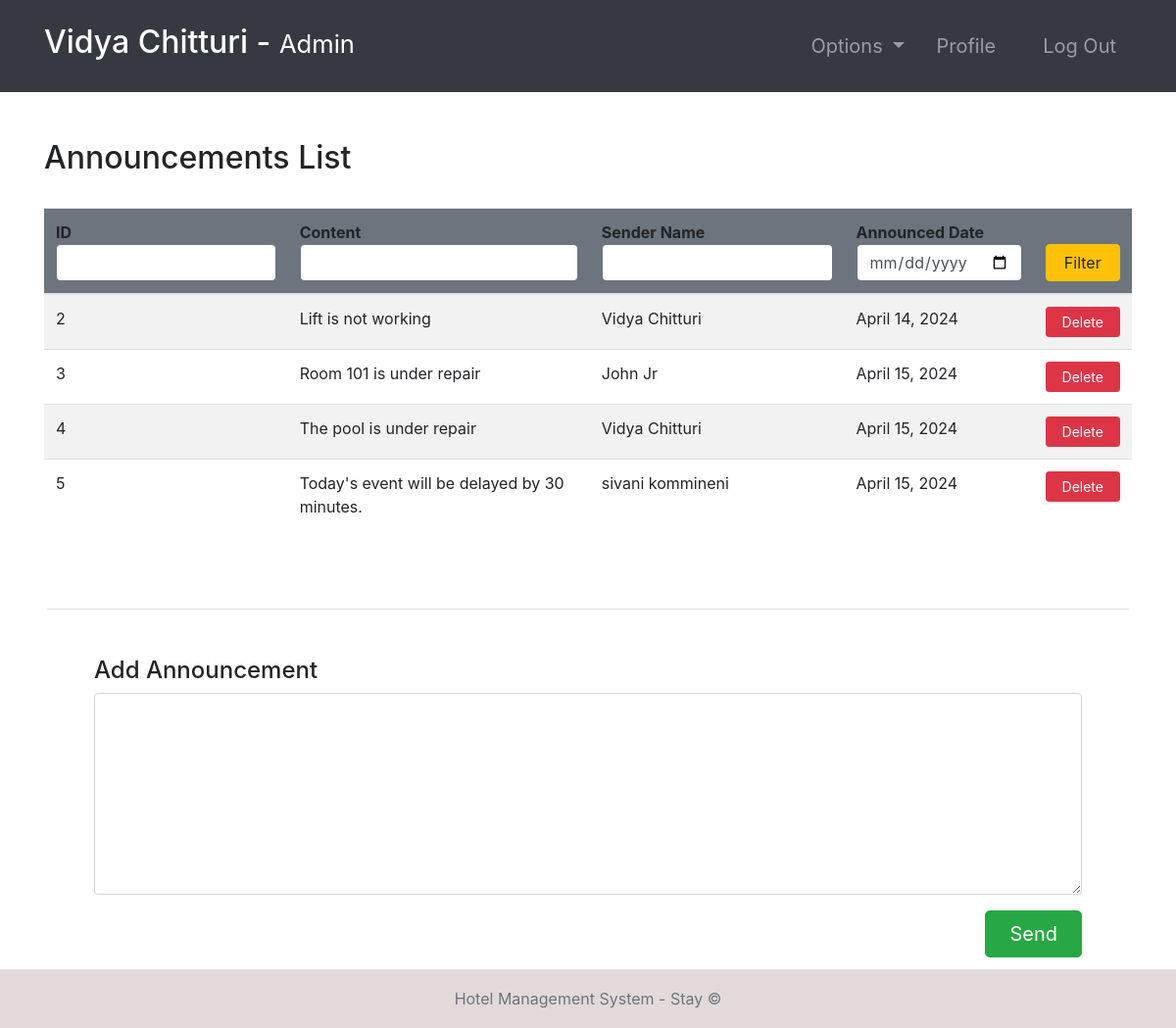
The page /announcements/ (signed in) on the database its author committed.
### hotel/models.py (models this page shows, shortened)
class Announcement(models.Model):
    content = models.TextField()
    sender = models.ForeignKey(Employee, null=True, on_delete=models.CASCADE)
    date = models.DateField(default=timezone.now)

### accounts/models.py (models this page shows, shortened)
class Employee(models.Model):
    user = models.OneToOneField(User, null=True, on_delete=models.CASCADE)
    phoneNumber = PhoneNumberField(unique=True)
    salary = models.FloatField()

### hotel/views.py (the view, shortened to what this page needs)
# urls.py: path('announcements/', announcements, name="announcements"),
@ login_required(login_url='login')
def announcements(request):
    role = str(request.user.groups.all()[0])
    path = role + "/"
    announcements = Announcement.objects.all()
    context = {
        "role": role,
        'announcements': announcements
    }
    return render(request, path + "announcements.html", context)

### Templates/admin/announcements.html
{% extends '../index.html' %}
{% block context %}
{% include '../common_pages/authorized-announcements.html' %}
{% endblock %}

### Templates/incs/nav.html (shortened to what this page needs)
<nav class="navbar navbar-dark bg-dark navbar-expand-lg py-3 " role="navigation">
    <div class="container">
        <a href="" class="navbar-brand">
            <h2 class="text-capitalize">
                {{ request.user.first_name }} {{ request.user.last_name }} -
                <small>
                    {{ role }}
                </small>
            </h2>
        </a>
        <div class="collapse navbar-collapse" id="navbarTags">
            <ul class="navbar-nav ml-auto">
                <li class="nav-item dropdown p-2">
                    <a class="nav-link dropdown-toggle" href="#" id="navbarDropdown" role="button"
                        data-toggle="dropdown" aria-haspopup="true" aria-expanded="false">
                        Options
                    </a>
                </li>
                <li class="nav-item mr-3 p-2">
                    {% if role == 'staff' or role == 'receptionist' or role == 'admin' or role == 'manager' %}
                    <a href="{% url 'employee-profile' user.id %}" class="nav-link">Profile</a>
                    {% endif %}
                </li>
                <li class="nav-item p-2 ">
                    <a href="{% url 'logout' %}" class="nav-link">Log Out</a>
                </li>
            </ul>
        </div>
    </div>
</nav>

### Templates/common_pages/authorized-announcements.html (shortened to what this page needs)
<div class="container py-5">
    <div class="table-header row">
        <div class="col-sm-12 col-md-12 col-lg-4 mb-4">
            <h2>Announcements List</h2>
        </div>
    </div>
    <table class="table table-hover table-striped">
        <thead class="bg-secondary rounded">
            <tr>
                <form action="" method="POST">
                    <th>ID<input type="number" name="id" value="{{id}}" class="form-control border border-secondary">
                    </th>
                    <th>Content<input type="text" name="content" value="{{content}}"
                            class="form-control border border-secondary"></th>
                    <th>Sender Name<input type="text" name="name" value="{{name}}"
                            class="form-control border border-secondary"></th>
                    <th>Announced Date<input type="date" class="form-control border border-secondary" name="date"
                            value="{{date}}"></th>
                    <th><button type="submit" name="filter" class="btn btn-warning w-100">Filter</button></th>
                </form>
            </tr>
        </thead>
        <tbody>
            {% for announcement in announcements %}
            <tr>
                <td>{{announcement.id}}</td>
                <td>{{announcement.content}}</td>
                <td>{{announcement.sender.user.first_name}} {{announcement.sender.user.last_name}}</td>
                <td>{{announcement.date}}</td>
                {% if role == "manager" or role == "admin" %}
                <td> <a href="{% url 'deleteAnnouncement' announcement.id %}"
                        class="btn btn-sm btn-danger px-3">Delete</a> </td>
                {% else %}
                <td></td>
                {% endif %}
            </tr>
            {% endfor %}
        </tbody>
    </table>
</div>
{% if role == "manager" or role == "admin" %}
<div class="add-annoucment border-top my-3 mx-5 p-5">
    <h4>Add Announcement</h4>
    <form action="" method="POST">
        <div class="form-group">
            <textarea class="form-control" name="textid" rows="8" placeholder="Enter Content of Announcement"
                id="textid">
            </textarea>
        </div>
        <button type="submit" class="btn btn-success btn-lg px-4 float-right" name="sendAnnouncement">Send</button>
    </form>
</div>
{% endif %}

### static/css/main.css (style rules this page uses)
* { margin: 0; padding: 0; -webkit-font-smoothing: antialiased; }
body { position: relative; }
nav .nav-item { font-size: 20px; }

### rows shown on the page
Announcement: id "2", content "Lift is not working", sender.user.first_name "Vidya", sender.user.last_name "Chitturi", date "April 14, 2024"
Announcement: id "3", content "Room 101 is under repair", sender.user.first_name "John", sender.user.last_name "Jr", date "April 15, 2024"
Announcement: id "4", content "The pool is under repair", sender.user.first_name "Vidya", sender.user.last_name "Chitturi", date "April 15, 2024"
Announcement: id "5", content "Today's event will be delayed by 30 minutes.", sender.user.first_name "sivani", sender.user.last_name "kommineni", date "April 15, 2024"

### other values the page prints
{{ request.user.first_name }} "Vidya"
{{ request.user.last_name }} "Chitturi"
{{ role }} "Admin"
